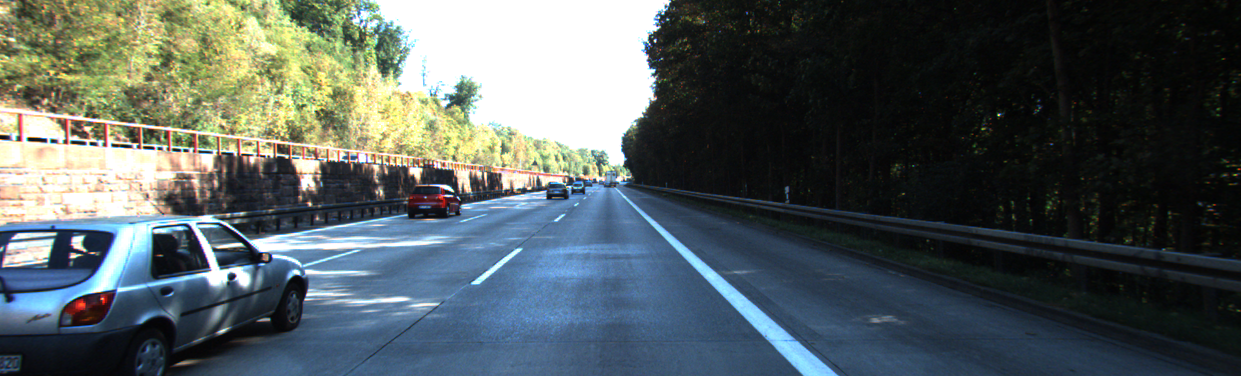
//> input picture test_data/194_l.png, 1241 x 376 px
$ ./main   (built with g++ and OpenCV 4)
//> lines starting //> are read from the running program, lines starting //| are printed output that depends on the picture; after the words box and inside, x2 and y2 are one past the last pixel; in counts of white or black regions, pixels touching at a corner belong together
#include "opencv2/core/core.hpp"
#include "opencv2/calib3d/calib3d.hpp"
#include <opencv2/imgcodecs/imgcodecs.hpp>
#include <opencv2/highgui/highgui.hpp>
#include <opencv2/imgproc/imgproc.hpp>
#include <iostream>
#include <vector>


struct sLine
{
    double mx, my;
    double sx, sy;
};

struct sPoint
{
    double x, y;
};

// [132 lines of commented-out code are left out]

cv::Mat getImage(std::string name)
{
//> called with name = "194_l.png"
    // Путь по умолчанию, откуда берутся картинки + название картинки
    cv::Mat img = cv::imread("C:/Admin/Programming/C++/OpenCV/data/test_data/" + name);
//> img is the input picture: 376 rows x 1241 cols, CV_8UC3; mean B, G, R 93.1, 92.8, 83.2

    // Перевод цветной картинки в оттенки серого
    cv::Mat imgGray;
    cv::cvtColor(img, imgGray, CV_BGR2GRAY);
//> call 2 of getImage, with name = "194_r.png"
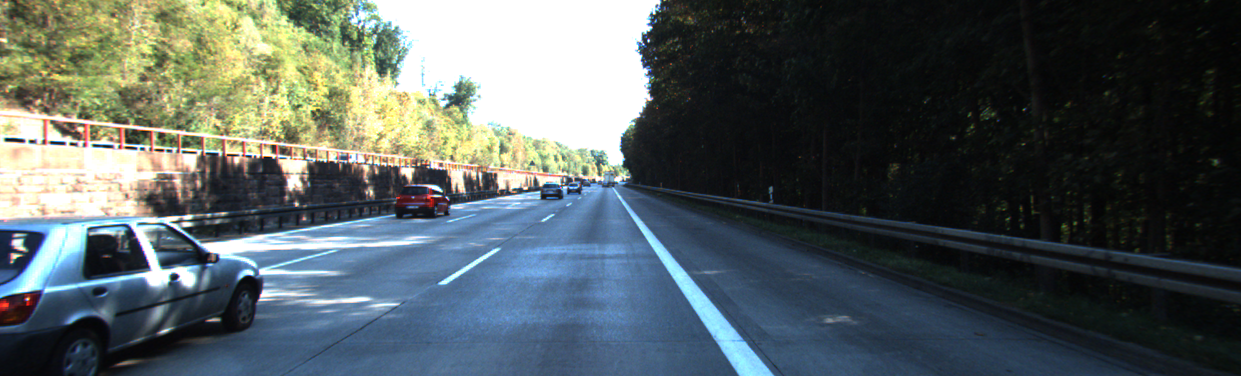
//> input picture test_data/194_r.png, 1241 x 376 px
//> in getImage, img is the input picture: 376 rows x 1241 cols, CV_8UC3; mean B, G, R 94.1, 93.7, 84

    return imgGray;
}

cv::Mat stereoBm(const cv::Mat& left, const cv::Mat& right, int nDisparities, int SADWindowSize, bool algo)
{
//> called with nDisparities = 64, SADWindowSize = 3, algo = false
    cv::Mat disp(left.rows, left.cols, CV_32F);

    // Используется StereoBM
    if (algo)
    {
        cv::Ptr<cv::StereoBM> left_sbm = cv::StereoBM::create(nDisparities, SADWindowSize);
        left_sbm->compute(left, right, disp);
    }
    // Используется StereoSGBM
    else
    {
        int 	minDisparity = 0;
        int 	numDisparities = nDisparities;
        int 	blockSize = SADWindowSize;
        int 	P1 = 8 * 3 * blockSize * blockSize;
        int 	P2 = 32 * 3 * blockSize * blockSize;
        int 	disp12MaxDiff = 1;
        int 	preFilterCap = 63;
        int 	uniquenessRatio = 10;
        int 	speckleWindowSize = 400;
        int 	speckleRange = 32;
        int 	mode = cv::StereoSGBM::MODE_HH;

        cv::Ptr<cv::StereoSGBM> left_sgbm = cv::StereoSGBM::create(minDisparity, numDisparities, blockSize);
        left_sgbm->setP1(P1);
        left_sgbm->setP2(P2);
        left_sgbm->setPreFilterCap(preFilterCap);
        left_sgbm->setMode(mode);
        //
        left_sgbm->setDisp12MaxDiff(disp12MaxDiff);
        left_sgbm->setUniquenessRatio(uniquenessRatio);
        left_sgbm->setSpeckleWindowSize(speckleWindowSize);
        left_sgbm->setSpeckleRange(speckleRange);

        left_sgbm->compute(left, right, disp);
    }

    return disp;
}

int main()
{
    // Названия изображений
    std::string left_im{ "194_l.png" };
    std::string right_im{ "194_r.png" };

    cv::Mat left = getImage(left_im);
    cv::Mat right = getImage(right_im);

    // Разница между максимальной и минимальной диспаратностями
    int numDisparities = 16 * 4;
    // Размер окна поиска совпадений
    int SADWindowSize = 3;
    // Используемый метод: True = BM, False = SGBM
    bool mode = false;
    if (mode)
    {
        SADWindowSize = 9;
    }

    // Подсчет карты диспаратности и ее нормализация
    cv::Mat disp;
    cv::Mat disp8;
    disp = stereoBm(left, right, numDisparities, SADWindowSize, mode);
    cv::normalize(disp, disp8, 0, 255, cv::NORM_MINMAX, CV_8UC1);

    //  depth = baseline * focal / disparity
    //  Для KITTI  baseline = 0.54m, фокусное расстояние ~721 pix.
    //  Карта диспаратности должна иметь размер исходного изображения (left \ right)
    /*cv::Mat depth = 721 * 0.54 / disp8;
    cv::normalize(depth, depth, 0, 255, cv::NORM_MINMAX, CV_8UC1);*/

    // =============== v-disparity ================

    unsigned int IMAGE_HEIGHT = disp8.rows;
//> IMAGE_HEIGHT = 376
    unsigned int IMAGE_WIDTH = disp8.cols;
//> IMAGE_WIDTH = 1241
    unsigned int MAX_DISP = 256;

    cv::Mat image = disp8;
    //cv::Mat uDisparity = cv::Mat::zeros(MAX_DISP, IMAGE_WIDTH, CV_32F);
    cv::Mat vDisparity = cv::Mat::zeros(IMAGE_HEIGHT, MAX_DISP, CV_32F);

    cv::Mat tmpImageMat;
    cv::Mat tmpHistMat;

    float value_ranges[] = { (float)0, (float)MAX_DISP };
    const float* hist_ranges[] = { value_ranges };
    int channels[] = { 0 };
    int histSize[] = { MAX_DISP };

    // Подсчет v-disparity
    for (int i = 0; i < IMAGE_HEIGHT; i++)
    {
        tmpImageMat = image.row(i);
        vDisparity.row(i).copyTo(tmpHistMat);

        cv::calcHist(&tmpImageMat, 1, channels, cv::Mat(), tmpHistMat, 1, histSize, hist_ranges, true, false);

        vDisparity.row(i) = tmpHistMat.t() / (float)IMAGE_HEIGHT;
    }
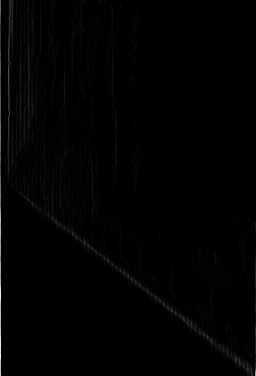
//> vDisparity: 376 rows x 256 cols, CV_32FC1; min 0, max 1.51, mean 0.0129; drawn with min black and max white
//> after the loop, tmpImageMat = 1241 values, max 255 at index 65, min 0 at index 0, mean 151.5; tmpHistMat = 256 values, max 484 at index 0, min 0 at index 1, mean 4.85

    // [16 lines of commented-out code are left out]

    cv::normalize(vDisparity, vDisparity, 0, 255, cv::NORM_MINMAX, CV_8UC1);
//> vDisparity: 376 rows x 256 cols, CV_8UC1
    //cv::applyColorMap(vDisparity, vDisparity, cv::COLORMAP_JET);

    cv::Mat vhist;

    cv::threshold(vDisparity, vhist, 30, 255, CV_THRESH_TOZERO);
    cv::applyColorMap(vDisparity, vDisparity, cv::COLORMAP_JET);
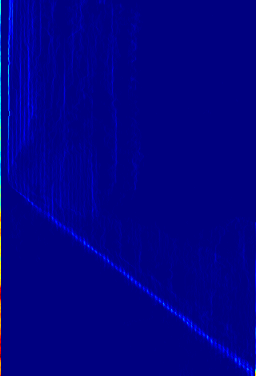
//> vDisparity: 376 rows x 256 cols, CV_8UC3; mean B, G, R 134.2, 1, 0.5


    int no_data = 400;
    sPoint* data = new sPoint[no_data];
    int k = 0, cnt = 0;
    for (int j = 255; j > 10; j--)
    {
        for (int i = (vDisparity.rows)-1; i > 170; i--)
        {
            int d = vhist.at<unsigned char>(i, j);
            if (d != 0 && d < 220 && k < no_data)
            {
                //std::cout<<"diap is :"<<d<<std::endl;
                data[k].x = j;
                data[k].y = i;
                k++;
                vhist.at<unsigned char>(i, j) = 255;
                cnt++;
            }
            if (k >= no_data)
                break;
            if (cnt == 3)
            {
                cnt = 0;
                break;
            }
        }
        if (k >= no_data)
            break;
    }
//> this loop made 245 passes
//> (k, cnt) on passes 1 to 3: (3, 0), (3, 0), (3, 0)
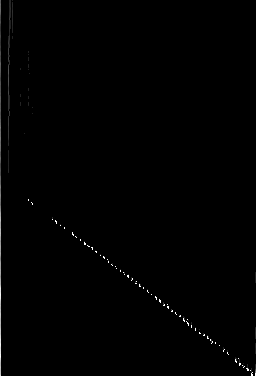
//> vhist: 376 rows x 256 cols, CV_8UC1; min 0, max 255, mean 1.2
//> after the loop, k = 176; cnt = 2

    cv::Mat vhist_threshold;
    cv::threshold(vhist, vhist_threshold, 254, 255, CV_THRESH_TOZERO);
//> vhist_threshold: 376 rows x 256 cols, CV_8UC1; 0.18% white in thin lines or dots, all inside (x1, y1, x2, y2) = (0, 199, 256, 376)

    cv::Mat canny;
    cv::Mat hough_lines;
    cv::Mat detected_edges;
    cv::Canny(vhist_threshold, canny, 50, 200, 3);
//> canny: 376 rows x 256 cols, CV_8UC1; 0.32% white in thin lines or dots, all inside (x1, y1, x2, y2) = (0, 198, 256, 376)
    cv::cvtColor(canny, hough_lines, cv::COLOR_GRAY2BGR);

    // === Probabilistic Line Transform ===

    // will hold the results of the detection
    std::vector<cv::Vec4i> linesP;
    // runs the actual detection
    HoughLinesP(canny, linesP, 1, CV_PI / 180, 50, 50, 10);
//> linesP = 2 lines (x1, y1, x2, y2): [56, 220, 250, 371], [52, 218, 222, 351]

    // Draw the lines
    for (size_t i = 0; i < linesP.size(); i++)
    {
        cv::Vec4i l = linesP[i];
        cv::line(hough_lines, cv::Point(l[0], l[1]), cv::Point(l[2], l[3]), cv::Scalar(0, 0, 255), 3, cv::LINE_AA);
        std::cout << l[0] << '\n' << l[1] << '\n' << l[2] << '\n' << l[3] << '\n';
    }
//> this loop made 2 passes
//| 56
//| 220
//| 250
//| 371
//| 52
//| 218
//| 222
//| 351
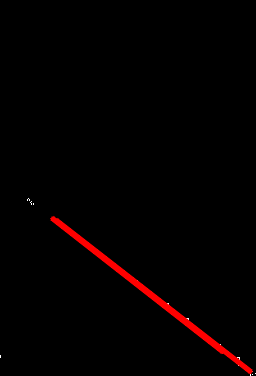
//> hough_lines: 376 rows x 256 cols, CV_8UC3; mean B, G, R 0.1, 0.1, 4.3

    // Show results
    cv::imshow("vDisparity", vDisparity);
    cv::imshow("vhist", vhist);
    cv::imshow("Source", vhist_threshold);
    cv::imshow("Detected Lines (in red) - Probabilistic Line Transform", hough_lines);
    // [43 lines of commented-out code are left out]

    cv::Mat groundMask(disp8.rows, disp8.cols, CV_8UC3, CV_RGB(0, 0, 0));
    cv::Vec4i l = linesP[0];
//> l = [56, 220, 250, 371]
    double Ysx = l[0];
//> Ysx = 56
    double Ysy = l[1];
//> Ysy = 220
    double Ymx = l[2];
//> Ymx = 250
    double Ymy = l[3];
//> Ymy = 371

    //std::cout << "1 x: " << Ymx << "\n1 y: " << Ymy << '\n';
    //std::cout << "2 x: " << Ysx << "\n2 y: " << Ysy << '\n';
    for (int i = (disp8.rows)/2; i < disp8.rows; i++)
    {
        for (int j = numDisparities; j < disp8.cols; j++)
        {
            int d = disp8.at<unsigned char>(i, j);

            if (i >= (((Ymy * (d - Ysx)) / Ymx) + Ysy) - 12 && d != 0)
            {
                disp8.at<unsigned char>(i, j) = 255;
                groundMask.at<cv::Vec3b>(i, j) = cv::Vec3b(255, 84, 75);
            }
        }
    }
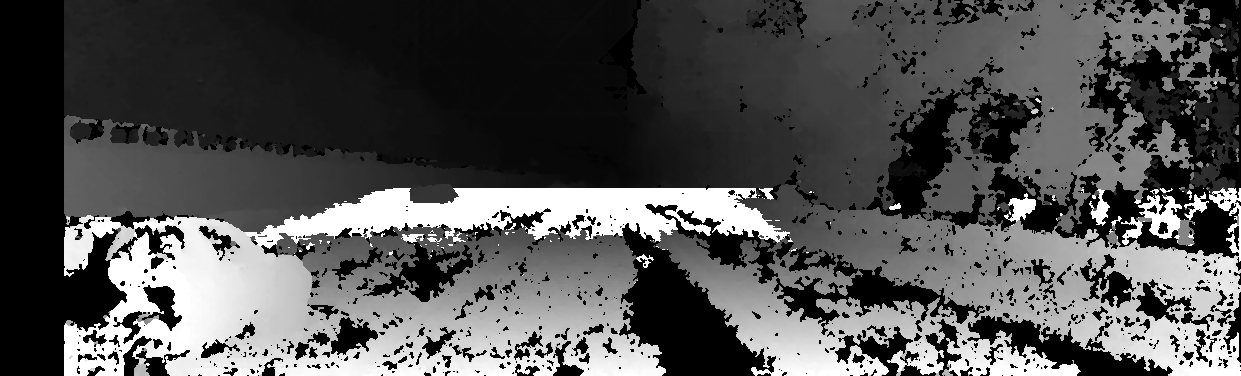
//> disp8: 376 rows x 1241 cols, CV_8UC1; min 0, max 255, mean 82.1
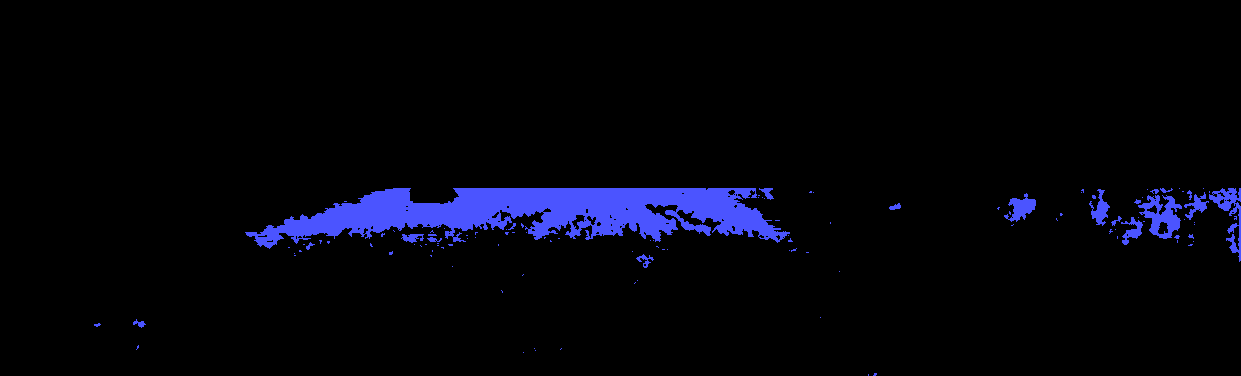
//> groundMask: 376 rows x 1241 cols, CV_8UC3; mean B, G, R 11.8, 3.9, 3.5

    cv::imshow("ground mask", groundMask);
    cv::imshow("Left", left);
    //cv::imshow("Right", right);
    cv::imshow("Disparity map", disp8);
    // [6 lines of commented-out code are left out]
    {
        if (mode)
        {
            cv::imwrite("C:/Admin/Programming/C++/OpenCV/data/lab_data/disp8_BM.png", disp8, { CV_IMWRITE_PNG_COMPRESSION, 0 });
            cv::imwrite("C:/Admin/Programming/C++/OpenCV/data/lab_data/v_hist_BM.png", vDisparity, { CV_IMWRITE_PNG_COMPRESSION, 0 });
            cv::imwrite("C:/Admin/Programming/C++/OpenCV/data/lab_data/ground_mask_BM.png", groundMask, { CV_IMWRITE_PNG_COMPRESSION, 0 });
            cv::imwrite("C:/Admin/Programming/C++/OpenCV/data/lab_data/detected_ground_line_BM.png", hough_lines, { CV_IMWRITE_PNG_COMPRESSION, 0 });
            //cv::imwrite("C:/Admin/Programming/C++/OpenCV/data/lab_data/u_hist_BM.png", uDisparity, { CV_IMWRITE_PNG_COMPRESSION, 0 });
            //cv::imwrite("C:/Admin/Programming/C++/OpenCV/data/lab_data/depth_BM.png", depth, { CV_IMWRITE_PNG_COMPRESSION, 0 });
        }
        else
        {
            cv::imwrite("C:/Admin/Programming/C++/OpenCV/data/lab_data/disp8_SGBM.png", disp8, { CV_IMWRITE_PNG_COMPRESSION, 0 });
            cv::imwrite("C:/Admin/Programming/C++/OpenCV/data/lab_data/v_hist_SGBM.png", vDisparity, { CV_IMWRITE_PNG_COMPRESSION, 0 });
            cv::imwrite("C:/Admin/Programming/C++/OpenCV/data/lab_data/ground_mask_SGBM.png", groundMask, { CV_IMWRITE_PNG_COMPRESSION, 0 });
            cv::imwrite("C:/Admin/Programming/C++/OpenCV/data/lab_data/detected_ground_line_SGBM.png", hough_lines, { CV_IMWRITE_PNG_COMPRESSION, 0 });
            //cv::imwrite("C:/Admin/Programming/C++/OpenCV/data/lab_data/u_hist_SGBM.png", uDisparity, { CV_IMWRITE_PNG_COMPRESSION, 0 });
            //cv::imwrite("C:/Admin/Programming/C++/OpenCV/data/lab_data/depth_SGBM.png", depth, { CV_IMWRITE_PNG_COMPRESSION, 0 });
        }
    }

    cv::waitKey(0);
    cv::destroyAllWindows();

    return 0;
}
